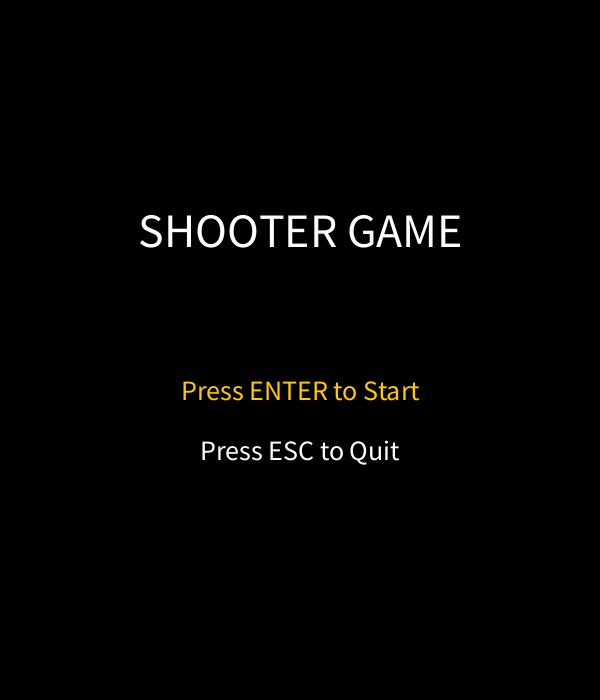
Frame 1 (no input)
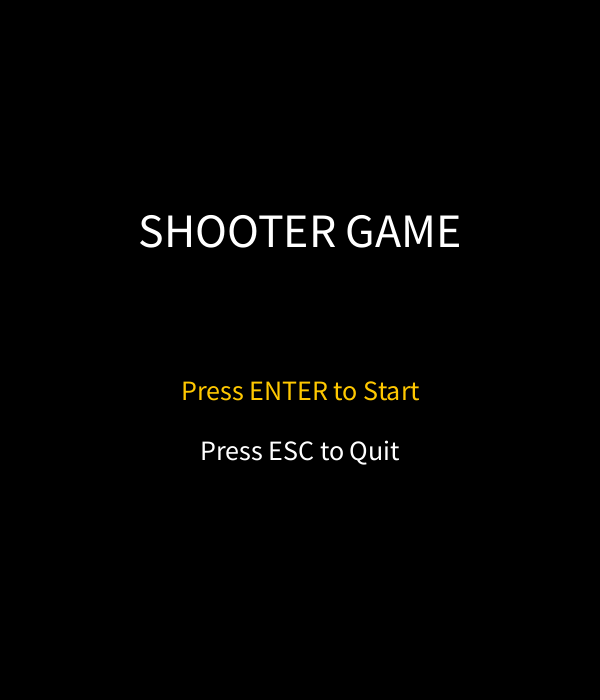
Frame 60 (the mouse pressed at the canvas centre just before this capture)
Frame 120 (the mouse held since frame 60 and released just before this capture): identical to frame 60, image omitted

The Processing sketch that drew these frames (run headless with seeded random() and noise(); from frame 60 on, the mouse is pressed at the canvas centre):

// Processing sketch: part6
// ── part6.pde

// 遊戲狀態
final int MENU = 0, GAME_PLAY = 1, GAME_BOSS = 2, GAME_WIN = 3, GAME_OVER = 4; // 定義遊戲不同狀態的常數
int gameState = MENU; // 初始化遊戲狀態為主選單

// 玩家資料
float playerX, playerY; // 玩家座標
boolean left, right, up, down; // 玩家移動方向布林值
int playerHP = 100; // 玩家血量
int score = 0; // 分數
int level = 1; // 當前關卡
int maxLevel = 2; // 最大關卡

// 子彈與敵人

ArrayList<Bullet> bullets = new ArrayList<Bullet>(); // 玩家子彈列表
ArrayList<Enemy> enemies = new ArrayList<Enemy>(); // 敵人列表
ArrayList<EnemyBullet> enemyBullets = new ArrayList<EnemyBullet>(); // 敵人子彈列表
Boss boss; // BOSS 物件
boolean bossSpawned = false; // BOSS 是否生成

// 敵人生成控制
int enemiesToSpawn = 0; // 剩餘要生成的敵人數量
int enemyTimer = 0; // 計時器，用於控制敵人生成間隔
int spawnMin = 80, spawnMax = 110, spawnInterval = 80; // 敵人生成的隨機範圍與間隔


// 初始化
void setup() {
  size(600, 700); // 設定視窗大小
  playerX = width/2; // 玩家初始 X 座標置中
  playerY = height - 80; // 玩家初始 Y 座標靠近底部
  rectMode(CENTER); // 設定矩形以中心為座標
  textAlign(CENTER, CENTER); // 設定文字置中對齊
}


// 主循環
void draw() {
  background(0); // 清空背景為黑色

  // 根據遊戲狀態呼叫不同函式
  if(gameState == MENU) drawMenu(); // 顯示主選單
  else if(gameState == GAME_PLAY) runGame(); // 遊戲主循環
  else if(gameState == GAME_BOSS) runBoss(); // BOSS 戰
  else if(gameState == GAME_WIN) drawWin(); // 勝利畫面
  else if(gameState == GAME_OVER) drawGameOver(); // 遊戲結束畫面
}


// 主選單
void drawMenu() {
  fill(255); // 白色文字
  textSize(48); // 大標題文字大小
  text("SHOOTER GAME", width/2, height/2 - 120); // 遊戲標題

  textSize(28); // 選單文字大小
  fill(255, 200, 0); // 黃色文字
  text("Press ENTER to Start", width/2, height/2 + 40); // 開始遊戲提示

  fill(255); // 白色文字
  text("Press ESC to Quit", width/2, height/2 + 100); // 離開遊戲提示
}


// 開始關卡
void startLevel(int lv){
  level = lv; // 設定關卡
  if(lv == 1)score = 0; // 分數歸零
  bullets.clear(); // 清空玩家子彈
  enemyBullets.clear(); // 清空敵人子彈
  enemies.clear(); // 清空敵人
  bossSpawned = false; // 重置 BOSS 狀態
  playerHP = 100; // 重置玩家血量

  enemiesToSpawn = 10 + level*6; // 計算本關要生成的敵人數量
  spawnMin = (level==1)?90:70; // 根據關卡設定敵人生成最小間隔
  spawnMax = (level==1)?120:100; // 根據關卡設定敵人生成最大間隔
  spawnInterval = int(random(spawnMin, spawnMax)); // 隨機生成初始間隔
  enemyTimer = 0; // 重置敵人生成計時器

  gameState = GAME_PLAY; // 將遊戲狀態改為進行中
}


// 遊戲循環
void runGame() {
  updatePlayer(); // 更新玩家位置
  drawPlayer(); // 繪製玩家

  updateBullets(); // 更新玩家子彈
  updateEnemies(); // 更新敵人
  updateEnemyBullets(); // 更新敵人子彈
  drawHUD(); // 繪製分數、血量等資訊

  if(playerHP <= 0){ gameState = GAME_OVER; return; } // 玩家血量歸零時遊戲結束

  // 如果所有敵人都生成完且場上沒有敵人且 BOSS 尚未生成
  if(enemiesToSpawn == 0 && enemies.size() == 0 && !bossSpawned){
    boss = new Boss(level); // 生成 BOSS
    bossSpawned = true; // 標記 BOSS 已生成
    gameState = GAME_BOSS; // 切換遊戲狀態為 BOSS 戰
  }
}


// BOSS 戰
void runBoss() {
  updatePlayer(); // 更新玩家位置
  drawPlayer(); // 繪製玩家

  updateBullets(); // 更新玩家子彈
  updateEnemyBullets(); // 更新敵人子彈

  boss.update(); // 更新 BOSS 狀態
  boss.draw(); // 繪製 BOSS

  drawHUD(); // 繪製分數、血量

  if(playerHP <= 0){ gameState = GAME_OVER; return; } // 玩家血量歸零遊戲結束
  if(boss.hp <= 0){ // BOSS 血量歸零
    if(level < maxLevel) startLevel(level+1); // 還有關卡就進入下一關
    else gameState = GAME_WIN; // 否則勝利
  }
}

// 勝利與遊戲結束畫面
void drawWin() {
  background(0); // 黑色背景
  fill(255, 255, 0); // 黃色文字
  textSize(48); // 大字
  text("YOU WIN!", width/2, 260); // 勝利訊息

  fill(255); // 白色文字
  textSize(28); // 中字
  text("Final Score: "+score, width/2, 350); // 顯示最終分數
  text("Press ENTER to return menu", width/2, 420); // 返回主選單提示
}

void drawGameOver() {
  background(0); // 黑色背景
  fill(255, 100, 100); // 紅色文字
  textSize(48); // 大字
  text("GAME OVER", width/2, 260); // 遊戲結束訊息

  fill(255); // 白色文字
  textSize(28); // 中字
  text("Score: "+score, width/2, 350); // 顯示分數
  text("Press ENTER to return", width/2, 430); // 返回主選單提示
}

// 玩家
void updatePlayer(){
  float speed = 5; // 玩家移動速度
  if(left) playerX -= speed; // 向左移動
  if(right) playerX += speed; // 向右移動
  if(up) playerY -= speed; // 向上移動
  if(down) playerY += speed; // 向下移動

  playerX = constrain(playerX, 30, width-30); // 限制 X 範圍
  playerY = constrain(playerY, 30, height-30); // 限制 Y 範圍

  // 自動連續射擊，每 10 幀射一次
  if(frameCount % 10 == 0) shootWeapon();
}

void drawPlayer(){
  fill(0, 200, 255); // 藍色
  triangle(playerX-20, playerY+20, playerX+20, playerY+20, playerX, playerY-20); // 畫三角形表示玩家
}

void shootWeapon(){
  if(level==1) bullets.add(new Bullet(playerX, playerY-20)); // 關卡 1 單發子彈
  else if(level==2){
    bullets.add(new Bullet(playerX-10, playerY-20)); // 關卡 2 左右雙發子彈
    bullets.add(new Bullet(playerX+10, playerY-20));
  }
}

// 子彈
void updateBullets(){
  for(int i = bullets.size()-1; i >= 0; i--){ // 逆序遍歷以方便刪除
    Bullet b = bullets.get(i); // 取得子彈
    b.update(); // 更新子彈位置
    b.draw(); // 繪製子彈
    if(b.remove) bullets.remove(i); // 超出畫面則刪除
  }
}

// 敵人
void updateEnemies(){
  // 生成敵人
  if(enemiesToSpawn > 0){
    enemyTimer++; // 計時
    if(enemyTimer >= spawnInterval){ // 達到生成間隔
      enemies.add(new Enemy(random(50, width-50), -50, level)); // 隨機生成敵人
      enemiesToSpawn--; // 減少剩餘生成數量
      enemyTimer = 0; // 重置計時器
      spawnInterval = int(random(spawnMin, spawnMax)); // 隨機下一次生成間隔
    }
  }

  for(int i = enemies.size()-1; i >= 0; i--){ // 遍歷敵人
    Enemy e = enemies.get(i);
    e.update(); // 更新敵人位置
    e.draw(); // 繪製敵人

    // 敵人射擊
    if(frameCount % max(10, 100-level*10) == 0){
      for(int a=-20; a<=20; a+=20) enemyBullets.add(new EnemyBulletAngled(e.x, e.y+20, a)); // 發射子彈
    }

    // 撞到玩家
    if(dist(e.x, e.y, playerX, playerY) < 30){
      playerHP -= 15; // 玩家扣血
      enemies.remove(i); // 刪除敵人
      continue;
    }

    // 被玩家子彈打中
    for(int j = bullets.size()-1; j>=0; j--){
      if(dist(bullets.get(j).x, bullets.get(j).y, e.x, e.y)<25){
        score += 10; // 得分
        bullets.remove(j); // 刪除子彈
        enemies.remove(i); // 刪除敵人
        break;
      }
    }

    // 離開畫面就刪掉
    if(e.y > height+50) enemies.remove(i);
  }
}


// 敵人子彈
void updateEnemyBullets(){
  for(int i = enemyBullets.size()-1; i >= 0; i--){
    EnemyBullet eb = enemyBullets.get(i);
    eb.update(); // 更新子彈位置
    eb.draw(); // 繪製子彈

    if(dist(eb.x, eb.y, playerX, playerY)<20){ // 撞到玩家
      playerHP -= 10;
      enemyBullets.remove(i);
      continue;
    }

    if(eb.y>height || eb.y<0 || eb.x<0 || eb.x>width) enemyBullets.remove(i); // 超出畫面刪除
  }
}


// HUD
void drawHUD(){
  fill(255); // 白色文字
  textSize(20);
  text("Score: "+score, 80,30); // 顯示分數
  text("Level: "+level, 80,55); // 顯示關卡

  // 血條
  fill(255,0,0); rect(500,35,120,18); // 血條背景（紅色）
  fill(0,255,0); rect(500-(100-playerHP)*1.2/2,35,playerHP*1.2,18); // 綠色血量
  fill(255); text("HP: "+playerHP,500,65); // 顯示血量數值
}


// 鍵盤控制
void keyPressed(){
  if(keyCode == LEFT) left=true; // 按下左鍵
  if(keyCode == RIGHT) right=true; // 按下右鍵
  if(keyCode == UP) up=true; // 按下上鍵
  if(keyCode == DOWN) down=true; // 按下下鍵

  if(gameState == MENU && keyCode == ENTER) startLevel(1); // 在選單按 ENTER 開始遊戲
  if((gameState == GAME_OVER || gameState == GAME_WIN) && keyCode == ENTER) gameState = MENU; // 遊戲結束或勝利按 ENTER 回選單
}

void keyReleased(){
  if(keyCode == LEFT) left=false; // 放開左鍵
  if(keyCode == RIGHT) right=false; // 放開右鍵
  if(keyCode == UP) up=false; // 放開上鍵
  if(keyCode == DOWN) down=false; // 放開下鍵
}


// 類別
class Bullet{
  float x,y,speed=10; boolean remove=false; // 子彈座標、速度、是否刪除
  Bullet(float x,float y){ this.x=x; this.y=y; } // 建構子設定初始位置
  void update(){ y-=speed; if(y<-20) remove=true; } // 更新位置，超出畫面標記刪除
  void draw(){ fill(255,255,0); ellipse(x,y,8,15); } // 繪製子彈
}

class BulletAngle extends Bullet{
  float vx,vy; // 子彈水平與垂直速度
  BulletAngle(float x,float y,float angle){
    super(x,y);
    float rad=radians(angle); // 角度轉弧度
    vx = sin(rad)*7; vy = -cos(rad)*7; // 計算水平與垂直速度
  }
  void update(){ x+=vx; y+=vy; if(y<-20) remove=true; } // 更新位置，超出畫面刪除
}

class Enemy{
  float x,y,speed,angle=0; int type; // 敵人座標、速度、角度、類型
  Enemy(float x,float y,int level){
    this.x=x; this.y=y;
    type=int(random(0,5)); // 隨機選擇敵人型態
    speed=(2+level*0.7)*0.75; // 根據關卡設定速度
  }
  void update(){
    if(type==0) y+=speed; // 直線下落
    else if(type==1){ y+=speed; x+=sin(y*0.05)*6; } // 波浪下落
    else if(type==2){ y+=speed; angle+=0.1; x+=sin(angle)*6; } // 正弦曲線下落
    else if(type==3){ y+=speed; x+=(playerX-x)*0.02; } // 跟隨玩家
    else if(type==4){ y+=speed; x+=cos(y*0.03)*8; } // 另一種波浪
    x=constrain(x,20,width-20); // 限制水平範圍
  }
  void draw(){ fill(255,0,0); rect(x,y,40,40); } // 繪製敵人
}

class EnemyBullet{
  float x,y,speed=6; boolean remove=false; // 子彈座標、速度、是否刪除
  EnemyBullet(float x,float y){ this.x=x; this.y=y; } // 建構子設定初始位置
  void update(){ y+=speed*0.75; } // 更新位置
  void draw(){ fill(255,150,0); ellipse(x,y,8,12); } // 繪製子彈
}

class EnemyBulletAngled extends EnemyBullet{
  float vx,vy; // 子彈水平與垂直速度
  EnemyBulletAngled(float x,float y,float angle){
    super(x,y);
    float rad=radians(angle); // 角度轉弧度
    vx = sin(rad)*5; vy = cos(rad)*5; // 計算速度
  }
  void update(){ x+=vx; y+=vy*0.75; if(y>height||y<0||x<0||x>width) remove=true; } // 更新位置，超出刪除
}

class Boss{
  float x,y,hp,dir=3,angle=0; int phase=1; // 座標、血量、方向、角度、階段
  Boss(int lv){ x=width/2; y=140; hp=200+lv*100; } // 建構子，設定位置與血量
  void update(){
    x+=dir; if(x<120||x>width-120) dir*=-1; // 左右移動到邊界反向

    if(phase==1){
      y+=sin(frameCount*0.03)*0.5; // Y軸小幅震動
      if(frameCount%60==0) enemyBullets.add(new EnemyBullet(x,y+50)); // 每 60 幀發射子彈
    }
    if(phase==2){
      if(dir>0) dir=min(dir+0.05,5); else dir=max(dir-0.05,-5); // 調整速度
      if(frameCount%45==0){
        for(int a=-30;a<=30;a+=15) enemyBullets.add(new EnemyBulletAngled(x,y+50,a)); // 發射多角度子彈
      }
    }

    if(hp<(200+level*50) && phase==1) phase=2; // 血量低於一定值切換階段

    for(int i=bullets.size()-1;i>=0;i--){ // 玩家子彈打到 BOSS
      Bullet b=bullets.get(i);
      if(dist(b.x,b.y,x,y)<60){ bullets.remove(i); hp-=5; }
    }
  }
  void draw(){ fill(200,50,255); ellipse(x,y,160,100); fill(255); textSize(20); text("Boss HP: "+int(hp), width/2,80); } // 繪製 BOSS 與血量
}
